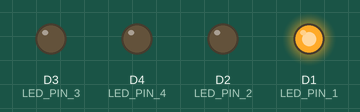
The sketch below on a simulated ESP8266 (NodeMCU). On the bench: output pins drawn as LEDs (lit = HIGH).

Above: at 0.2 s.
At 1.7 s:
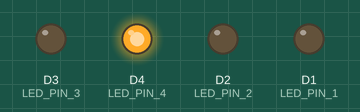
At 2.2 s:
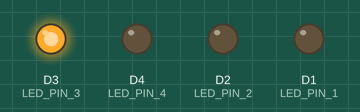
At 5.7 s:
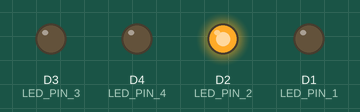
Timing chart, 0 to 6.9 s (numbered marks = the images above):
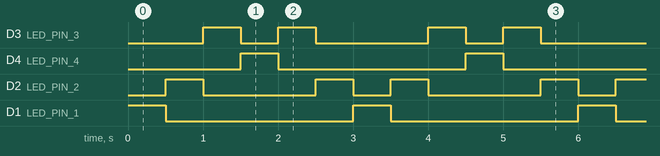

The sketch:

4LEDBolakBalik.ino
```cpp
#define LED_PIN_1 D1 // Definisikan pin LED pertama
#define LED_PIN_2 D2 // Definisikan pin LED kedua
#define LED_PIN_3 D3 // Definisikan pin LED ketiga
#define LED_PIN_4 D4 // Definisikan pin LED keempat
#define DELAY_TIME 500 // Waktu tunda antara perubahan keadaan LED (dalam milidetik)

void setup() {
  pinMode(LED_PIN_1, OUTPUT); // Set pin LED pertama sebagai output
  pinMode(LED_PIN_2, OUTPUT); // Set pin LED kedua sebagai output
  pinMode(LED_PIN_3, OUTPUT); // Set pin LED ketiga sebagai output
  pinMode(LED_PIN_4, OUTPUT); // Set pin LED keempat sebagai output
}

void loop() {
  for (int i = 1; i <= 4; i++) {
    digitalWrite(getLEDPin(i), HIGH); // Nyalakan LED
    delay(DELAY_TIME); // Tunda
    digitalWrite(getLEDPin(i), LOW); // Matikan LED
  }

  for (int i = 3; i >= 2; i--) {
    digitalWrite(getLEDPin(i), HIGH); // Nyalakan LED
    delay(DELAY_TIME); // Tunda
    digitalWrite(getLEDPin(i), LOW); // Matikan LED
  }
}

int getLEDPin(int index) {
  switch(index) {
    case 1:
      return LED_PIN_1;
    case 2:
      return LED_PIN_2;
    case 3:
      return LED_PIN_3;
    case 4:
      return LED_PIN_4;
    default:
      return -1;
  }
}
```

Measured:
- by itself, D3 (LED_PIN_3): repeats every 3.0 s: LOW 0.50 s, HIGH 0.50 s, LOW 1.5 s, HIGH 0.50 s
- by itself, D4 (LED_PIN_4), D1 (LED_PIN_1): alternates HIGH for 0.50 s and LOW for 2.5 s
- by itself, D2 (LED_PIN_2): repeats every 3.0 s: LOW 1.5 s, HIGH 0.50 s, LOW 0.50 s, HIGH 0.50 s
